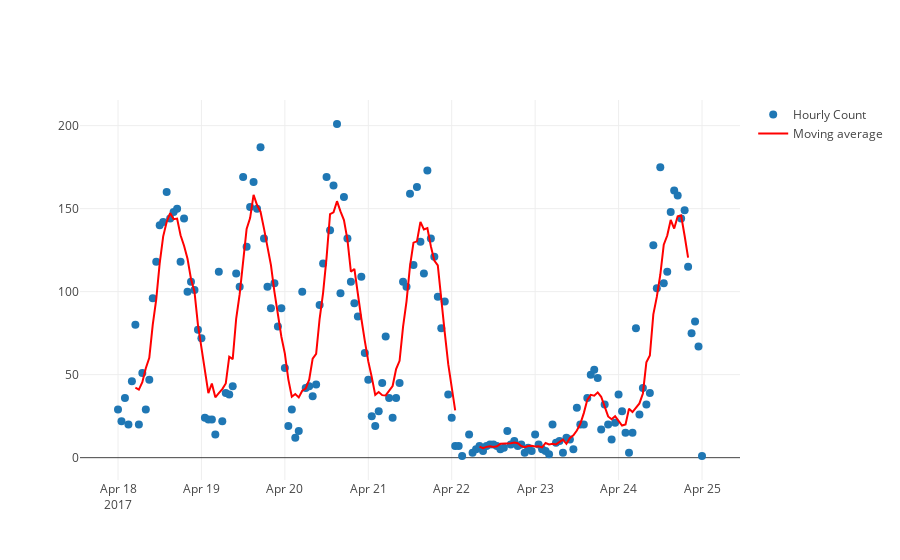

Notebook code cell kept with this figure:
### Code cell
xy_data = pogo.Scatter( x=feed_times_hour.index, y=feed_times_hour.val,
                  mode='markers', marker=Marker(size=8),
                  name='Hourly Count')
# vvv clip first and last points of convolution
mov_avg = pogo.Scatter( x=feed_times_hour.index[5:-4], y=feed_times_hour.ma[5:-4], \
                  line=Line(width=2,color='red'), name='Moving average')
data = Data([xy_data, mov_avg])

iplot(data, filename='hourly feed count moving avg')

### Figure 1 — Plotly figure (JSON) as saved in the notebook; plotly's stock layout.template omitted (floating-point values rounded to 4 significant figures; data arrays with more than 128 entries replaced by an {"elided": "..."} marker saying what was removed)
{"data": [{"marker": {"size": 8}, "mode": "markers", "name": "Hourly Count", "type": "scatter", "x": {"elided": "169 str values"}, "y": {"elided": "169 int values"}}, {"line": {"color": "red", "width": 2}, "name": "Moving average", "type": "scatter", "x": {"elided": "160 str values"}, "y": {"elided": "160 float values"}}], "layout": {}}
